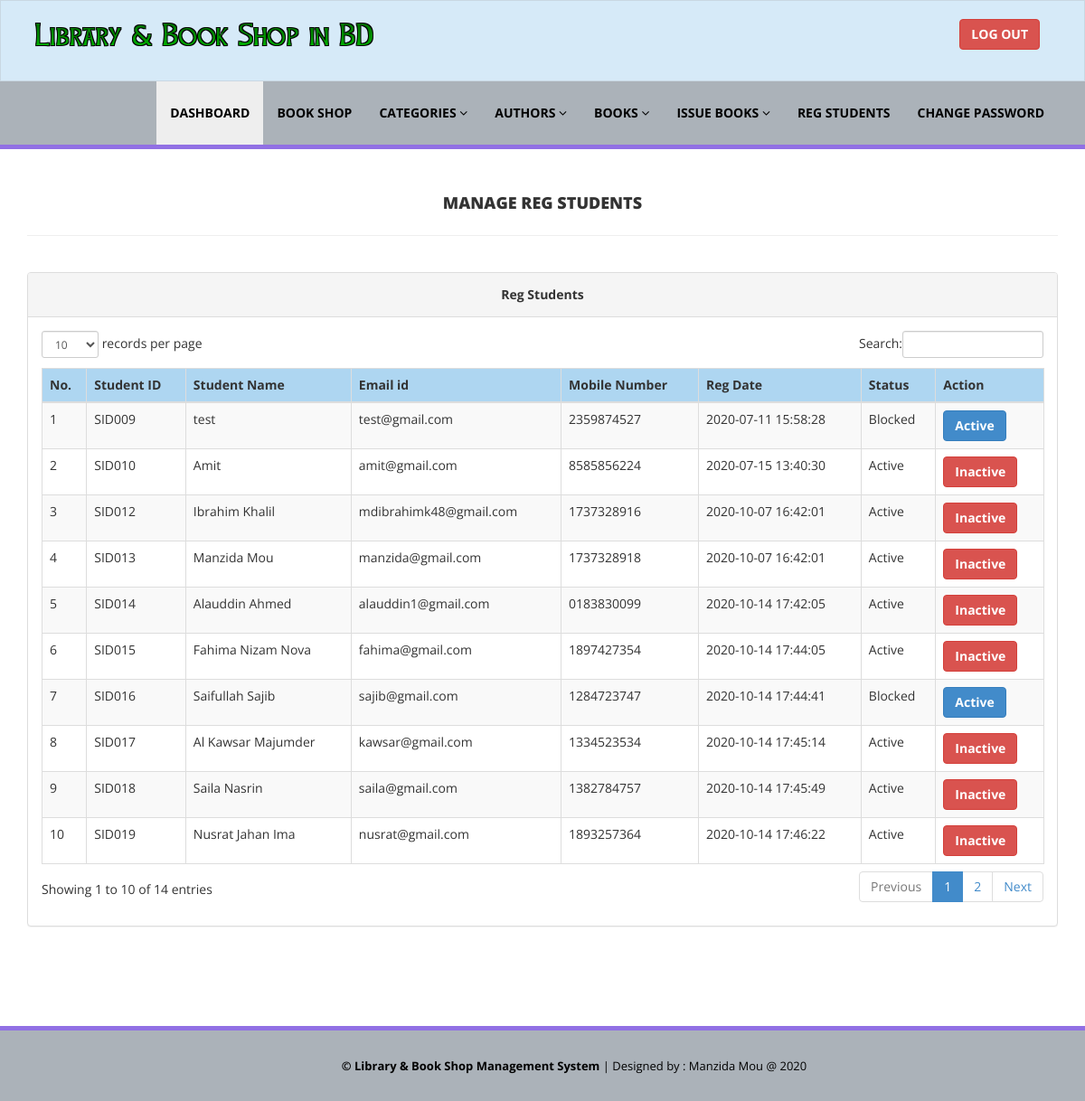
The page /library/admin/reg-students.php (signed in) on the database its author committed.
### tables this page shows
CREATE TABLE `tblstudents` (
  `id` int(11) NOT NULL,
  `StudentId` varchar(100) DEFAULT NULL,
  `FullName` varchar(120) DEFAULT NULL,
  `EmailId` varchar(120) DEFAULT NULL,
  `MobileNumber` char(11) DEFAULT NULL,
  `Password` varchar(120) DEFAULT NULL,
  `Status` int(1) DEFAULT NULL,
  `RegDate` timestamp NULL DEFAULT current_timestamp(),
  `UpdationDate` timestamp NULL DEFAULT NULL ON UPDATE current_timestamp()
);

### library/admin/reg-students.php (the view, shortened to what this page needs)
<?php
include('includes/config.php');
if(strlen($_SESSION['alogin'])==0)
    {
header('location:index.php');
}
else{
    ?>
<!DOCTYPE html>
<html xmlns="http://www.w3.org/1999/xhtml">
<head>
    <link href="assets/css/bootstrap.css" rel="stylesheet" />
    <link href="assets/css/font-awesome.css" rel="stylesheet" />
    <link href="assets/js/dataTables/dataTables.bootstrap.css" rel="stylesheet" />
    <link href="assets/css/style.css" rel="stylesheet" />
</head>
<body>
<?php include('includes/header.php');?>
    <div class="content-wrapper">
         <div class="container">
        <div class="row pad-botm">
            <div class="col-md-12">
                <center><b><h4 class="header-line">Manage Reg Students</h4></b></center>
    </div>
        </div>
            <div class="row">
                <div class="col-md-12">
                    <div class="panel panel-default">
                        <div class="panel-heading">
                          <center><b>Reg Students</b></center>
                        </div>
                        <div class="panel-body">
                            <div class="table-responsive">
                                <table class="table table-striped table-bordered table-hover" id="dataTables-example">
                                    <thead style="background:#AED6F1">
                                        <tr>
                                            <th>No. </th>
                                            <th>Student ID</th>
                                            <th>Student Name</th>
                                            <th>Email id </th>
                                            <th>Mobile Number</th>
                                            <th>Reg Date</th>
                                            <th>Status</th>
                                            <th>Action</th>
                                        </tr>
                                    </thead>
                                    <tbody>
<?php $sql = "SELECT * from tblstudents";
$query = $dbh -> prepare($sql);
$query->execute();
$results=$query->fetchAll(PDO::FETCH_OBJ);
$cnt=1;
if($query->rowCount() > 0)
{
foreach($results as $result)
{               ?>
                                        <tr class="odd gradeX">
                                            <td class="center"><?php echo htmlentities($cnt);?></td>
                                            <td class="center"><?php echo htmlentities($result->StudentId);?></td>
                                            <td class="center"><?php echo htmlentities($result->FullName);?></td>
                                            <td class="center"><?php echo htmlentities($result->EmailId);?></td>
                                            <td class="center"><?php echo htmlentities($result->MobileNumber);?></td>
                                             <td class="center"><?php echo htmlentities($result->RegDate);?></td>
                                            <td class="center"><?php if($result->Status==1)
                                            {
                                                echo htmlentities("Active");
                                            } else {
                                            echo htmlentities("Blocked");
}
                                            ?></td>
                                            <td class="center">
<?php if($result->Status==1)
 {?>
<a href="reg-students.php?inid=<?php echo htmlentities($result->id);?>" onclick="return confirm('Are you sure you want to block this student?');"" >  <button class="btn btn-danger"> <b>Inactive</b></button>
<?php } else {?>
                                            <a href="reg-students.php?id=<?php echo htmlentities($result->id);?>" onclick="return confirm('Are you sure you want to active this student?');""><button class="btn btn-primary"> <b>Active</b></button>
                                            <?php } ?>
                                            </td>
                                        </tr>
 <?php $cnt=$cnt+1;}} ?>
                                    </tbody>
                                </table>
                            </div>
                        </div>
                    </div>
                </div>
            </div>
    </div>
    </div>
  <?php include('includes/footer.php');?>
</body>
</html>
<?php } ?>

### library/admin/assets/css/style.css (style rules this page uses)
.content-wrapper { margin-top: 40px; min-height:800px; padding-bottom:90px; }
.header-line { font-weight:900; padding-bottom:25px; border-bottom:1px solid #eeeeee; text-transform:uppercase; }
.pad-botm { padding-bottom:30px; }

### rows shown on the page
tblstudents: StudentId "SID009", FullName "test", EmailId "test@gmail.com", MobileNumber "2359874527", RegDate "2020-07-11 15:58:28"
tblstudents: StudentId "SID010", FullName "Amit", EmailId "amit@gmail.com", MobileNumber "8585856224", RegDate "2020-07-15 13:40:30"
tblstudents: StudentId "SID012", FullName "Ibrahim Khalil", EmailId "mdibrahimk48@gmail.com", MobileNumber "1737328916", RegDate "2020-10-07 16:42:01"
tblstudents: StudentId "SID013", FullName "Manzida Mou", EmailId "manzida@gmail.com", MobileNumber "1737328918", RegDate "2020-10-07 16:42:01"
tblstudents: StudentId "SID014", FullName "Alauddin Ahmed", EmailId "alauddin1@gmail.com", MobileNumber "0183830099", RegDate "2020-10-14 17:42:05"
tblstudents: StudentId "SID015", FullName "Fahima Nizam Nova", EmailId "fahima@gmail.com", MobileNumber "1897427354", RegDate "2020-10-14 17:44:05"
tblstudents: StudentId "SID016", FullName "Saifullah Sajib", EmailId "sajib@gmail.com", MobileNumber "1284723747", RegDate "2020-10-14 17:44:41"
tblstudents: StudentId "SID017", FullName "Al Kawsar Majumder", EmailId "kawsar@gmail.com", MobileNumber "1334523534", RegDate "2020-10-14 17:45:14"
tblstudents: StudentId "SID018", FullName "Saila Nasrin", EmailId "saila@gmail.com", MobileNumber "1382784757", RegDate "2020-10-14 17:45:49"
tblstudents: StudentId "SID019", FullName "Nusrat Jahan Ima", EmailId "nusrat@gmail.com", MobileNumber "1893257364", RegDate "2020-10-14 17:46:22"
